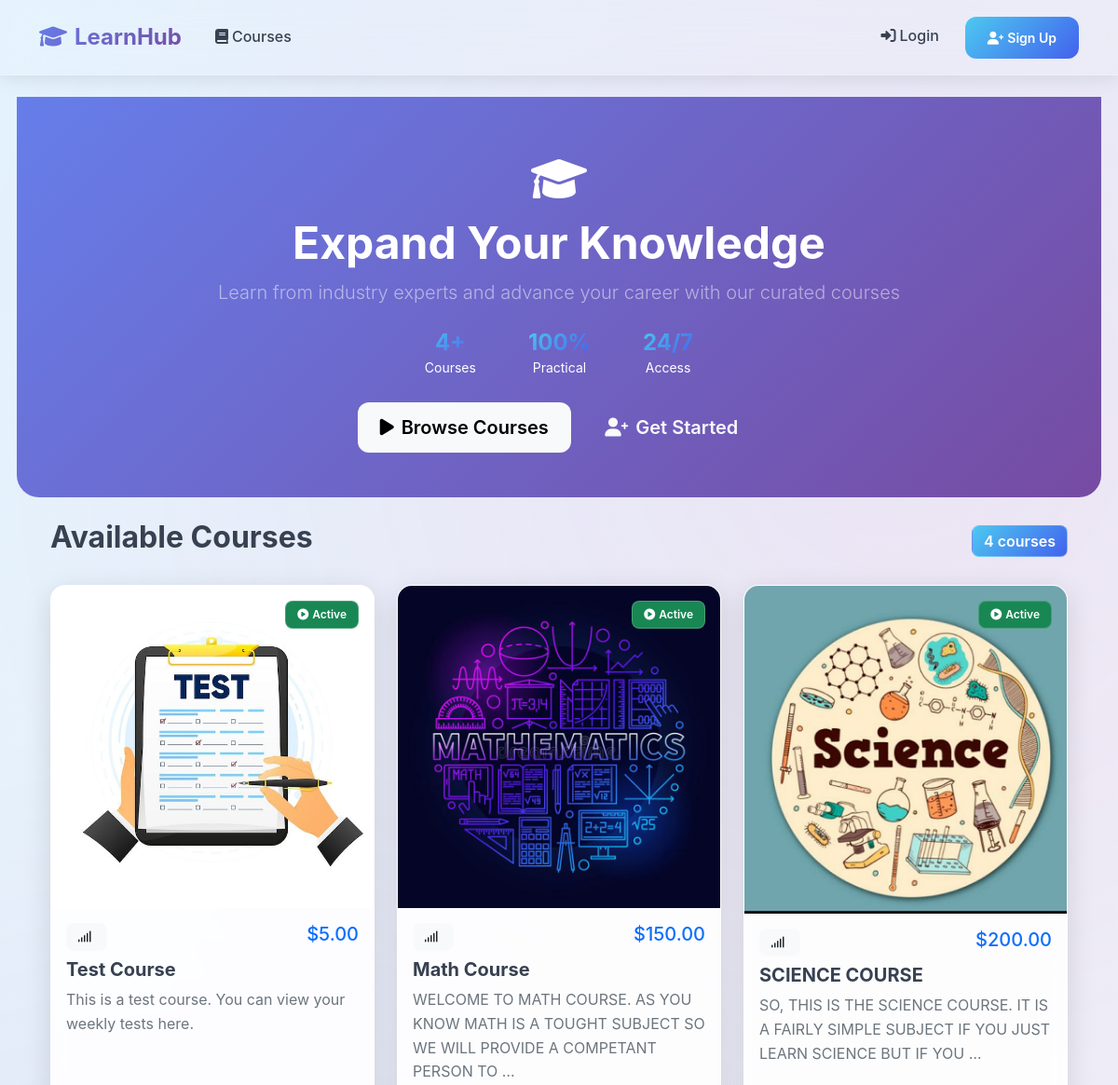
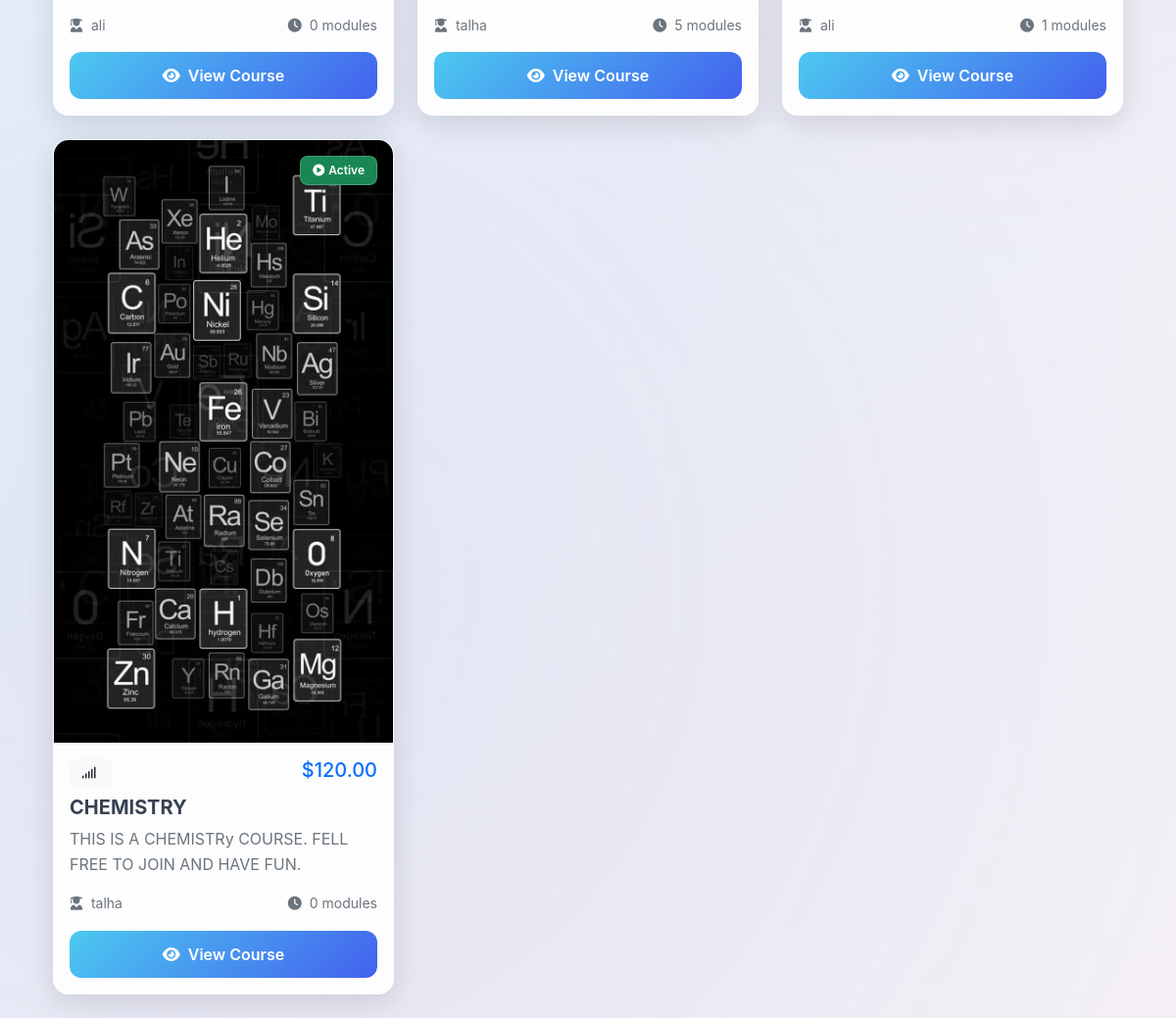
The page / on the database its author committed (2 pictures, top to bottom).
### courses/models.py (models this page shows)
class Course(models.Model):
    title = models.CharField(max_length=200)
    description = models.TextField()
    instructor = models.ForeignKey(User, on_delete=models.CASCADE, related_name='courses_taught')
    price = models.DecimalField(max_digits=10, decimal_places=2, default=0.00)
    thumbnail = models.ImageField(upload_to='course_thumbnails/', null=True, blank=True)
    created_at = models.DateTimeField(auto_now_add=True)
    updated_at = models.DateTimeField(auto_now=True)
    is_published = models.BooleanField(default=False)

### courses/views.py (the view)
# urls.py: path('', views.course_list, name='course_list'),
def course_list(request):
    courses = Course.objects.filter(is_published=True)
    return render(request, 'courses/course_list.html', {'courses': courses})

### courses/templates/courses/course_list.html (shortened to what this page needs)
{% extends 'base.html' %}
{% block content %}
<div class="container-fluid py-4">
    <div class="row">
        <div class="col-12">
            <div class="hero-section rounded-0 rounded-bottom-3 text-center" style="background: linear-gradient(135deg, #667eea 0%, #764ba2 100%); padding: 4rem 0 3rem;">
                <div class="container">
                    <div class="hero-content">
                        <i class="fas fa-graduation-cap fa-3x text-white mb-3"></i>
                        <h1 class="display-5 fw-bold text-white mb-2">Expand Your Knowledge</h1>
                        <p class="lead text-white-50 mb-3">Learn from industry experts and advance your career with our curated courses</p>
                        <div class="hero-stats row justify-content-center mb-3">
                            <div class="col-auto">
                                <div class="stat-item text-white">
                                    <h4 class="fw-bold mb-0">{{ courses.count }}+</h4>
                                    <small>Courses</small>
                                </div>
                            </div>
                            <div class="col-auto">
                                <div class="stat-item text-white">
                                    <h4 class="fw-bold mb-0">100%</h4>
                                    <small>Practical</small>
                                </div>
                            </div>
                            <div class="col-auto">
                                <div class="stat-item text-white">
                                    <h4 class="fw-bold mb-0">24/7</h4>
                                    <small>Access</small>
                                </div>
                            </div>
                        </div>
                        <div class="hero-actions">
                            <a href="#courses" class="btn btn-light btn-lg me-2 px-4">
                                <i class="fas fa-play me-2"></i>Browse Courses
                            </a>
                            {% if user.is_authenticated %}
                            <a href="{% url 'my_courses' %}" class="btn btn-outline-light btn-lg px-4">
                                <i class="fas fa-rocket me-2"></i>My Learning
                            </a>
                            {% else %}
                            <a href="{% url 'register' %}" class="btn btn-outline-light btn-lg px-4">
                                <i class="fas fa-user-plus me-2"></i>Get Started
                            </a>
                            {% endif %}
                        </div>
                    </div>
                </div>
            </div>
        </div>
    </div>
    <div class="container py-4" id="courses">
        <div class="row">
            <div class="col-12">
                <div class="row">
                    <div class="col-12">
                        <div class="d-flex justify-content-between align-items-center mb-4">
                            <h2 class="fw-bold">Available Courses</h2>
                            <span class="badge bg-primary fs-6">{{ courses.count }} courses</span>
                        </div>
                        <div class="row g-4">
                            {% for course in courses %}
                            <div class="col-xl-4 col-lg-6 col-md-6">
                                <div class="card course-card h-100 animate__animated animate__fadeInUp">
                                    {% if course.thumbnail %}
                                    <div class="position-relative">
                                        <img src="{{ course.thumbnail.url }}" class="card-img-top" alt="{{ course.title }}">
                                        <div class="position-absolute top-0 end-0 m-3">
                                            <span class="badge bg-success">
                                                <i class="fas fa-play-circle me-1"></i>Active
                                            </span>
                                        </div>
                                    </div>
                                    {% endif %}
                                    <div class="card-body d-flex flex-column">
                                        <div class="d-flex justify-content-between align-items-start mb-2">
                                            <span class="badge bg-light text-dark">
                                                <i class="fas fa-signal me-1"></i>{{ course.get_level_display }}
                                            </span>
                                            <h5 class="text-primary mb-0">${{ course.price }}</h5>
                                        </div>
                                        <h5 class="card-title fw-bold">{{ course.title }}</h5>
                                        <p class="card-text text-muted flex-grow-1">{{ course.description|truncatewords:20 }}</p>
                                        <div class="course-meta mt-auto">
                                            <div class="d-flex justify-content-between align-items-center text-muted small mb-3">
                                                <span>
                                                    <i class="fas fa-user-graduate me-1"></i>
                                                    {{ course.instructor.username }}
                                                </span>
                                                <span>
                                                    <i class="fas fa-clock me-1"></i>
                                                    {{ course.modules.count }} modules
                                                </span>
                                            </div>
                                            <div class="d-grid">
                                                <a href="{% url 'course_detail' course.id %}" class="btn btn-primary">
                                                    <i class="fas fa-eye me-2"></i>View Course
                                                </a>
                                            </div>
                                        </div>
                                    </div>
                                </div>
                            </div>
                            {% endfor %}
                        </div>
                    </div>
                </div>
            </div>
        </div>
    </div>
</div>
{% endblock %}

### static/css/custom.css (style rules this page uses)
:root { --primary: #4361ee; --primary-dark: #3a0ca3; --secondary: #7209b7; --success: #4cc9f0; --warning: #f72585; --light: #f8f9fa; --dark: #212529; --gradient-primary: linear-gradient(135deg, #667eea 0%, #764ba2 100%); --gradient-success: linear-gradient(135deg, #4cc9f0 0%, #4361ee 100%); --body-bg: linear-gradient(135deg, #e3f2fd 0%, #f3eff5 100%); }
body { font-family: 'Inter', 'Segoe UI', system-ui, sans-serif; background: var(--body-bg); background-attachment: fixed; min-height: 100vh; line-height: 1.6; color: #374151; margin: 0; padding: 0; }
.container-fluid { padding: 0 !important; }
.hero-section { margin-top: 0 !important; border-radius: 0 0 1.5rem 1.5rem !important; }
.card { border: none; border-radius: 16px; box-shadow: 0 8px 30px rgba(0, 0, 0, 0.12); background: rgba(255, 255, 255, 0.95); backdrop-filter: blur(10px); transition: all 0.3s cubic-bezier(0.4, 0, 0.2, 1); overflow: hidden; border: 1px solid rgba(255, 255, 255, 0.2); }
.btn { border-radius: 12px; font-weight: 600; padding: 0.75rem 1.5rem; border: none; transition: all 0.3s cubic-bezier(0.4, 0, 0.2, 1); position: relative; overflow: hidden; }
.btn-primary { background: var(--gradient-success); color: white; }
.badge { border-radius: 8px; font-weight: 600; padding: 0.5rem 0.75rem; font-size: 0.75rem; border: 1px solid rgba(255, 255, 255, 0.2); }
.badge.bg-primary { background: var(--gradient-success) !important; }
.hero-stats .stat-item { padding: 0.5rem 1rem; }
.hero-stats h3, .hero-stats h4 { margin: 0; background: var(--gradient-success); -webkit-background-clip: text; -webkit-text-fill-color: transparent; background-clip: text; }
.course-card { background: rgba(255, 255, 255, 0.9); border: 1px solid rgba(255, 255, 255, 0.3); }
html { scroll-behavior: smooth; }

### templates/base.html (style rules this page uses)
.course-card { transition: transform 0.2s; }

### courses/templates/courses/course_list.html (style rules this page uses)
.hero-section { background: linear-gradient(135deg, #4361ee 0%, #3a0ca3 100%); margin: 0 -1.5rem; }
.course-card .card-img-top { transition: transform 0.3s ease; }

### rows shown on the page
Course: thumbnail (picture), price "5.00", title "Test Course", description "This is a test course. You can view your weekly tests here.", instructor.username "ali", modules.count "0"
Course: thumbnail (picture), price "150.00", title "Math Course", description "WELCOME TO MATH COURSE. AS YOU KNOW MATH IS A TOUGHT SUBJECT SO WE WILL PROVIDE A COMPETANT PERSON TO …", instructor.username "talha", modules.count "5"
Course: thumbnail (picture), price "200.00", title "SCIENCE COURSE", description "SO, THIS IS THE SCIENCE COURSE. IT IS A FAIRLY SIMPLE SUBJECT IF YOU JUST LEARN SCIENCE BUT IF YOU …", instructor.username "ali", modules.count "1"
Course: thumbnail (picture), price "120.00", title "CHEMISTRY", description "THIS IS A CHEMISTRy COURSE. FELL FREE TO JOIN AND HAVE FUN.", instructor.username "talha", modules.count "0"

### other values the page prints
{{ courses.count }} "4"
